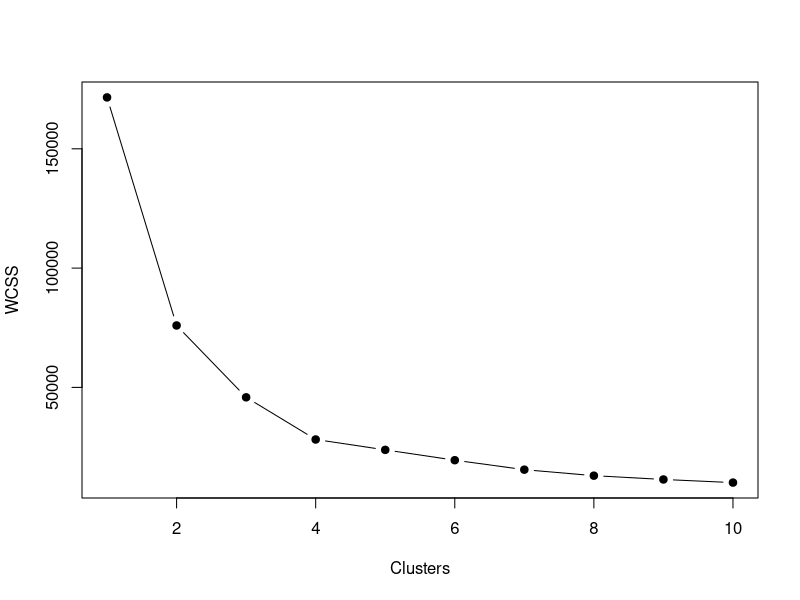
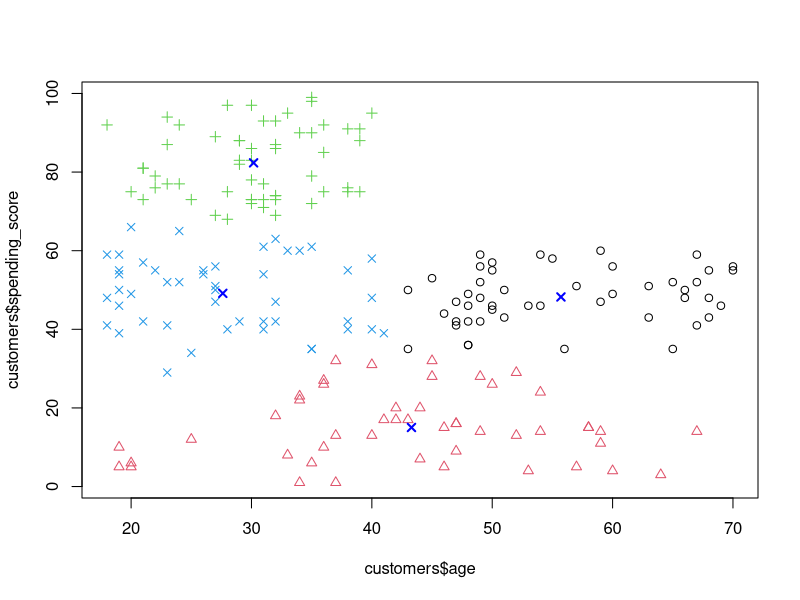
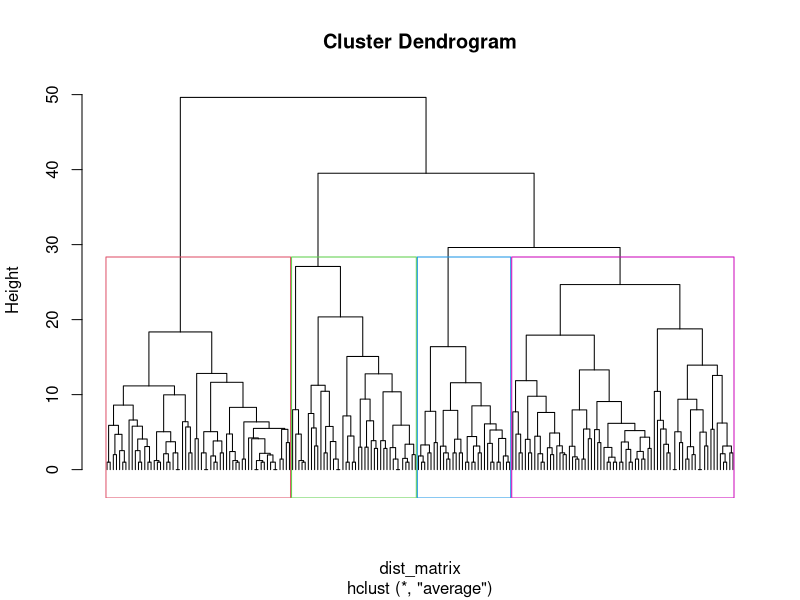
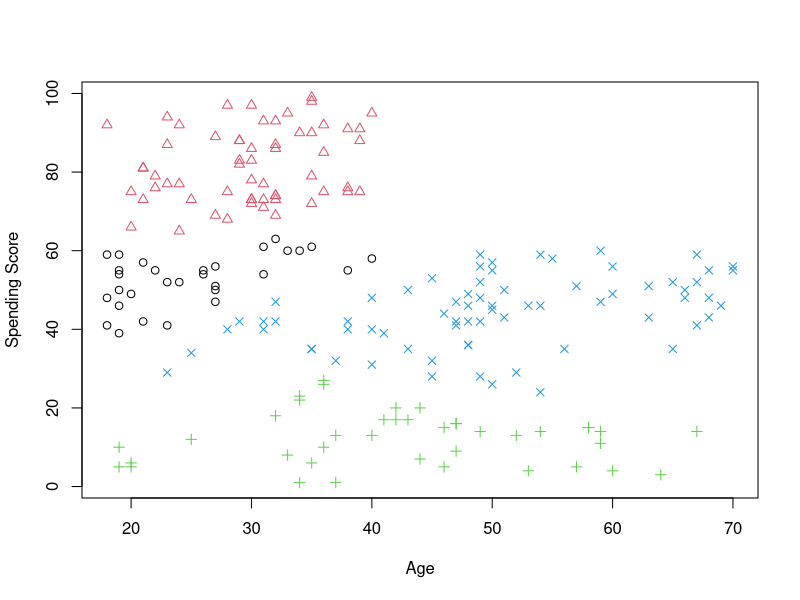

Here is the R script that generated these plots, in order:
# 1. Загрузка файла с данными
customers <- read.csv("Customers.csv", sep=";")

# 2. Просмотр первых строк данных с помощью head() 
head(customers)
#View(customers)

# 3. Загрузка бибилиотеки dplyr 
#install.packages("dplyr")
library(dplyr)

# 4. Преобразование категориальных переменных в факторы
customers$gender <- as.factor(customers$gender)

# 5. Удаление столбца customer_id и преобразование столбца Gender в числовые значения 
customers <- customers %>% 
  select(-customer_id) %>% # Удаление столбца customer_id 
  mutate(gender = as.numeric(gender)) # Преобразование Gender в числовой формат 

# Проверка изменений 
head(customers)

# 6. Просмотр структуры данных 
str(customers)

# 7. Метод локтя для определения количества кластеров:
tot.withinss <- vector(length = 10) # - сумма квадратов расстояний внутри кластеров для разного количества кластеров.
for (i in 1:10){ # - запускает kmeans с разным числом кластеров от 1 до 10.
  customCluster <- kmeans(customers[, -1], centers = i, nstart = 20) 
  tot.withinss[i] <- customCluster$tot.withinss
} 
plot(1:10, tot.withinss, type = "b", pch = 19, xlab = "Clusters", ylab = "WCSS")

# Оптимальное число кластеров определяется с помощью метода локтя. На графике ось 
# X представляет количество кластеров, а ось Y — сумму квадратов расстояний внутри 
# кластеров (WCSS). Мы ищем точку, где уменьшение WCSS с увеличением числа кластеров 
# значительно замедляется. Эта точка, похожая на локоть, часто указывает на 
# оптимальное количество кластеров. В вашем коде выбрано 4 кластера, потому что в 
# этой точке кривая начинает выравниваться.

# 8. Для функции set.seed() установить аргумент, равный 42:
set.seed(42) 
# set.seed фиксирует генератор случайных чисел, чтобы результаты кластеризации были воспроизводимы.

# 9. Кластеризация методом k-средних:
customCluster <- kmeans(customers[, -1], centers = 4, nstart = 20)
customCluster
# Она разбивает набор данных на заданное количество кластеров, минимизируя сумму 
# квадратов расстояний от каждой точки данных до центра ее кластера.[, -1]: Этот 
# синтаксис отбирает все строки и все столбцы, кроме первого.
# nstart: Задает количество случайных начальных разбиений, с которых алгоритм 
# будет начинать. Это помогает избежать локальных минимумов, так как алгоритм 
# будет запускаться 20 раз с разными начальными позициями, и результат с наименьшей 
# суммой квадратов отклонений будет выбран как итоговый.

# 10. Построение диаграммы рассеяния spending_score от age:
plot(customers$age, customers$spending_score, col =  customCluster$cluster, pch = customCluster$cluster)

# 11. Отображение центров полученных кластеров:
points(x = customCluster$centers[, "age"], 
       y = customCluster$centers[, "spending_score"],
       pch = 4, lwd = 2, col = "blue")

# 12. Вычисление матрицы расстояний и проведение иерархической кластеризации:
dist_matrix <- dist(customers[, -1]) # - вычисляет матрицу расстояний
hclusters <- hclust(dist_matrix, method = "average") # - проводит иерархическую кластеризацию
# Матрица расстояний содержит значения расстояний между каждой парой точек данных. 
# В данном случае используется метод среднего арифметического, который вычисляет 
# среднее расстояние между всеми парами объектов из двух объединяемых кластеров.

# 13. Визуализация дендрограммы и отображение найденных кластеров:
plot(x = hclusters, labels = FALSE, hang = -1)
rect.hclust(hclusters, k = 4, border = c(2, 3, 4, 6)) # - добавляет прямоугольники, обозначающие кластеры.

# 14. Представление кластеров как вектор:
clusters <- cutree(tree = hclusters, k = 4)
clusters
# cutree() разрезает дендрограмму на 4 кластера и возвращает вектор принадлежности.

# 15. Создание диаграммы рассеивания spending_score от age
plot(x = customers$age, y = customers$spending_score, col = clusters, pch = clusters, xlab = "Age", ylab = "Spending Score")
# Строится еще одна диаграмма рассеяния, где цвет и форма точек обозначают кластеры, 
# найденные иерархической кластеризацией.

